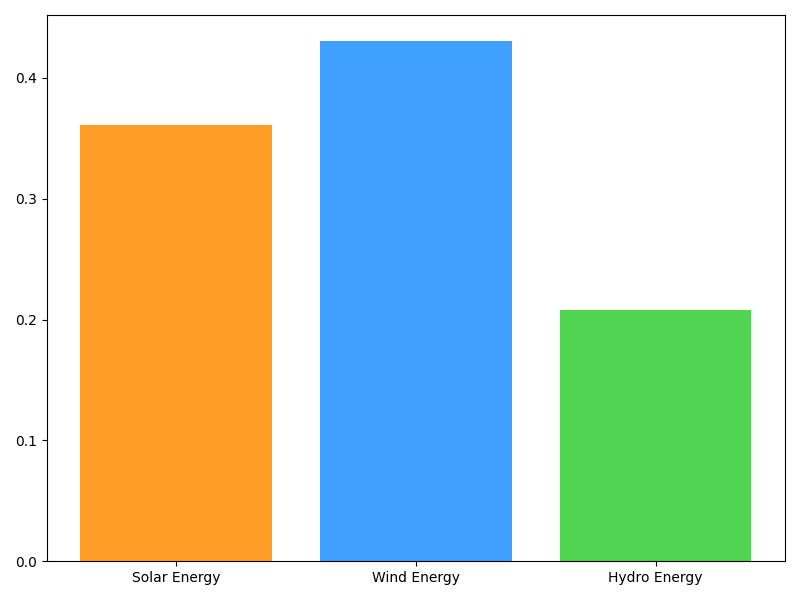

Write Python code to recreate this figure.
import matplotlib.pyplot as plt
import numpy as np

# Data for energy production over the years for different renewable sources
years = np.arange(2010, 2021)

# Energy production data for each renewable source
solar_energy = [30, 70, 40, 110, 90, 60, 160, 50, 220, 190, 130]
wind_energy = [65, 20, 30, 50, 140, 35, 110, 95, 80, 125, 155]
hydro_energy = [50, 60, 70, 100, 105, 55, 90, 85, 95, 80, 75]

# Stack the data for area plotting
energy_data = np.vstack([solar_energy, wind_energy, hydro_energy])

# Plotting the stacked area chart
fig, ax = plt.subplots(figsize=(14, 8))

new_colors = ['#ff8c00', '#1e90ff', '#32cd32']

ax.stackplot(years, energy_data, colors=new_colors, alpha=0.85)

ax.grid(True, linestyle='--', alpha=0.7)

plt.xticks(years, rotation=45, fontsize=12)
plt.yticks(fontsize=12)
plt.tight_layout()

# Second plot: Line chart showing the proportion of each energy source in 2020
fig, ax2 = plt.subplots(figsize=(8, 6))

# Calculate proportions for 2020
total_2020_energy = np.sum(np.array([solar_energy[-1], wind_energy[-1], hydro_energy[-1]]))
proportions = [solar_energy[-1]/total_2020_energy, wind_energy[-1]/total_2020_energy, hydro_energy[-1]/total_2020_energy]

ax2.bar(['Solar Energy', 'Wind Energy', 'Hydro Energy'], proportions, color=new_colors, alpha=0.85)

plt.tight_layout()
plt.show()
